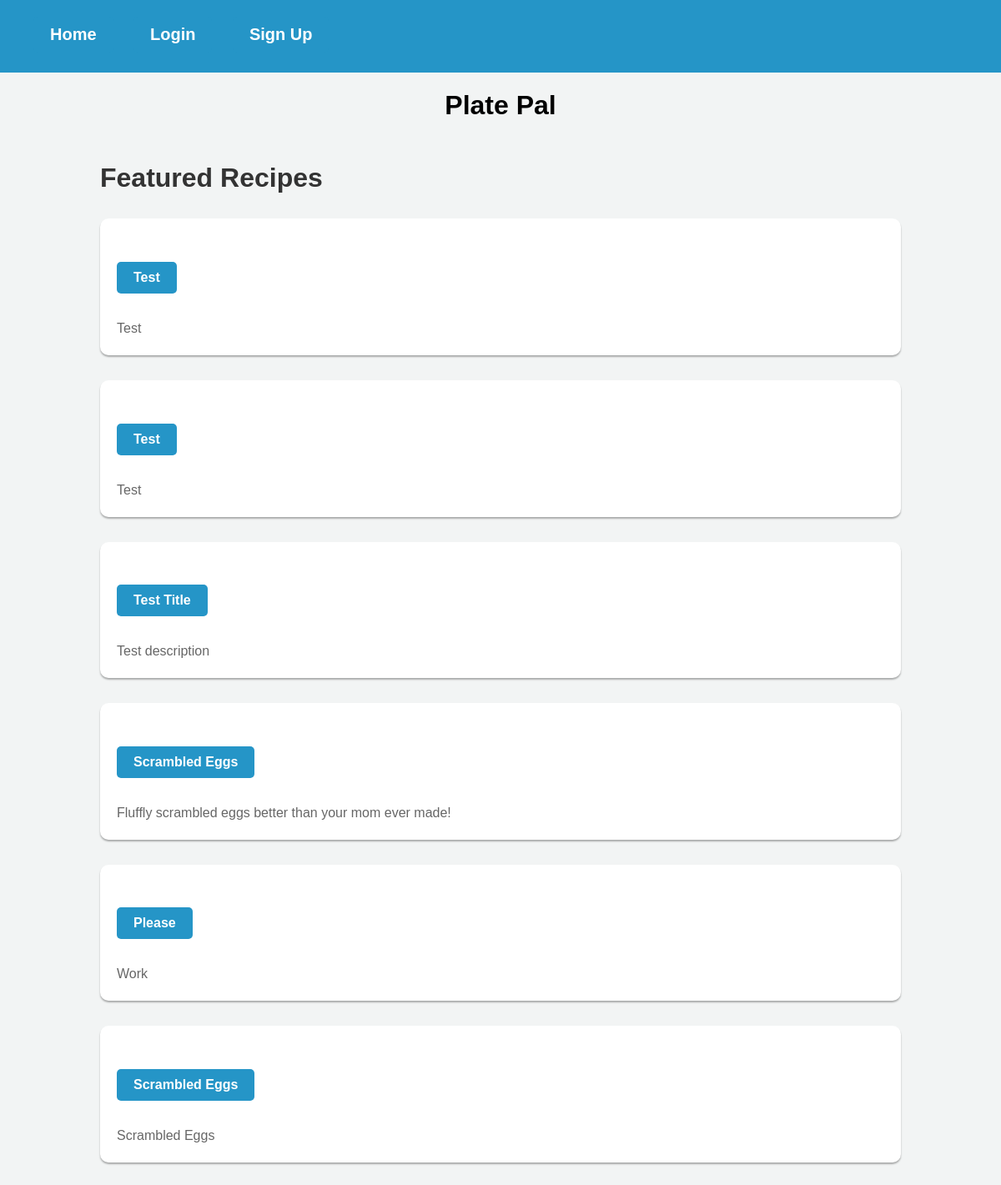
The page / on the database its author committed.
### website/models.py (models this page shows)
class Recipe(db.Model):
    id = db.Column(db.Integer, primary_key=True)
    user_id = db.Column(db.Integer, db.ForeignKey('user.id'), nullable=False)
    title = db.Column(db.String(128), nullable=False)
    description = db.Column(db.String(512), nullable=False)
    servings = db.Column(db.Integer, nullable=False)  # add this line
    prep_time = db.Column(db.Integer, nullable=False)
    cook_time = db.Column(db.Integer, nullable=False)
    ingredients = db.relationship('Ingredient', backref='recipe', lazy=True)
    instructions = db.relationship('Instruction', backref='recipe', lazy=True)

### website/views.py (the view)
@views.route('/', methods=['GET', 'POST'])
def home():
    recipes = Recipe.query.all()
    return render_template("home.html", user=current_user, recipes=recipes)

### website/templates/home.html (shortened to what this page needs)
{% extends "base.html" %}
{% block content %}
<link rel="stylesheet" type="text/css" href="{{ url_for('static', filename='home.css') }}">
    <div>
        <h1 align="center">Plate Pal</h1>
    </div>
    <div class="recipes">
        <h2>Featured Recipes</h2>
        {% for recipe in recipes %}
            <div class="recipe">
                <h2><a href="{{ url_for('views.recipe', recipe_id=recipe.id) }}">{{ recipe.title }}</a></h2>
                <p>{{ recipe.description }}</p>
            </div>
        {% endfor %}
    </div>
{% endblock %}

### website/templates/base.html (shortened to what this page needs)
<!DOCTYPE html>
<html>
  <head>
  </head>
  <body>
    <nav class="topnav">
      <div class="topnav">
          {% if user.is_authenticated %}
          <a class="topnav" id="home" href="/">Home</a>
          <a class="topnav" id="recipes" href="/recipes">Recipes</a>
          <a class="topnav" id="about" href="/about">About</a>
          <a class="topnav" id="user" href="/user">User</a>
          <a class="topnav" id="logout" href="/logout">Logout</a>
          {% else %}
          <a class="topnav" id="home" href="/">Home</a>
          <a class="topnav" id="login" href="/login">Login</a>
          <a class="topnav" id="signUp" href="/sign-up">Sign Up</a>
          {% endif %}
      </div>
    </nav>
    <div class="container">{% block content %} {% endblock %}</div>
  </body>
</html>

### website/static/home.css (style rules this page uses)
body { background-color: #F2F4F4; font-family: Arial, sans-serif; margin: 0; padding: 0; }
a { background-color: #2595C7; border-radius: 5px; color: white; display: inline-block; font-size: 16px; font-weight: bold; padding: 10px 20px; text-align: center; text-decoration: none; transition: background-color 0.3s ease-in-out; }
.topnav { background-color: #2595C7; overflow: hidden; padding: 10px 20px; }
.topnav a { color: #FFFFFF; font-size: 20px; text-decoration: none; margin-right: 20px; }
.recipes { margin: 50px auto; width: 80%; }
.recipes h2 { color: #333333; font-size: 32px; margin-bottom: 30px; }
.recipe { background-color: #FFFFFF; border-radius: 10px; box-shadow: 0px 2px 2px rgba(0, 0, 0, 0.3); margin-bottom: 30px; padding: 20px; }
.recipe p { color: #666666; font-size: 16px; line-height: 1.5; margin-bottom: 0; }

### rows shown on the page
Recipe: title "Test", description "Test"
Recipe: title "Test", description "Test"
Recipe: title "Test Title", description "Test description"
Recipe: title "Scrambled Eggs", description "Fluffly scrambled eggs better than your mom ever made!"
Recipe: title "Please", description "Work"
Recipe: title "Scrambled Eggs", description "Scrambled Eggs"
